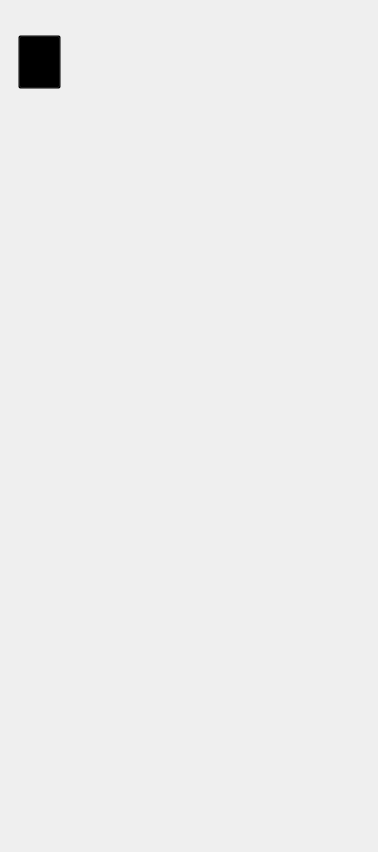
<?xml version="1.0" encoding="UTF-8"?>
<ui version="4.0">
 <class>MainWindow</class>
 <widget class="QMainWindow" name="MainWindow">
  <property name="geometry">
   <rect>
    <x>0</x>
    <y>0</y>
    <width>378</width>
    <height>852</height>
   </rect>
  </property>
  <property name="windowTitle">
   <string>MainWindow</string>
  </property>
  <widget class="QWidget" name="centralwidget">
   <widget class="QScrollArea" name="scrollArea">
    <property name="geometry">
     <rect>
      <x>-21</x>
      <y>-12</y>
      <width>416</width>
      <height>866</height>
     </rect>
    </property>
    <property name="frameShape">
     <enum>QFrame::NoFrame</enum>
    </property>
    <property name="verticalScrollBarPolicy">
     <enum>Qt::ScrollBarAlwaysOn</enum>
    </property>
    <property name="horizontalScrollBarPolicy">
     <enum>Qt::ScrollBarAlwaysOff</enum>
    </property>
    <property name="widgetResizable">
     <bool>true</bool>
    </property>
    <widget class="QWidget" name="scrollAreaWidgetContents">
     <property name="geometry">
      <rect>
       <x>0</x>
       <y>0</y>
       <width>417</width>
       <height>2384</height>
      </rect>
     </property>
     <layout class="QFormLayout" name="formLayout">
      <item row="0" column="1">
       <widget class="QLabel" name="label">
        <property name="minimumSize">
         <size>
          <width>393</width>
          <height>2366</height>
         </size>
        </property>
        <property name="styleSheet">
         <string notr="true">border-image: url(:/bg/skin.png);</string>
        </property>
        <property name="text">
         <string/>
        </property>
       </widget>
      </item>
     </layout>
    </widget>
   </widget>
   <widget class="QPushButton" name="backButton">
    <property name="geometry">
     <rect>
      <x>18</x>
      <y>35</y>
      <width>43</width>
      <height>54</height>
     </rect>
    </property>
    <property name="styleSheet">
     <string notr="true">
background:none;
background-color:transparent;</string>
    </property>
    <property name="text">
     <string/>
    </property>
   </widget>
  </widget>
 </widget>
 <resources>
  <include location="bg/skintips.qrc"/>
 </resources>
 <connections/>
</ui>
